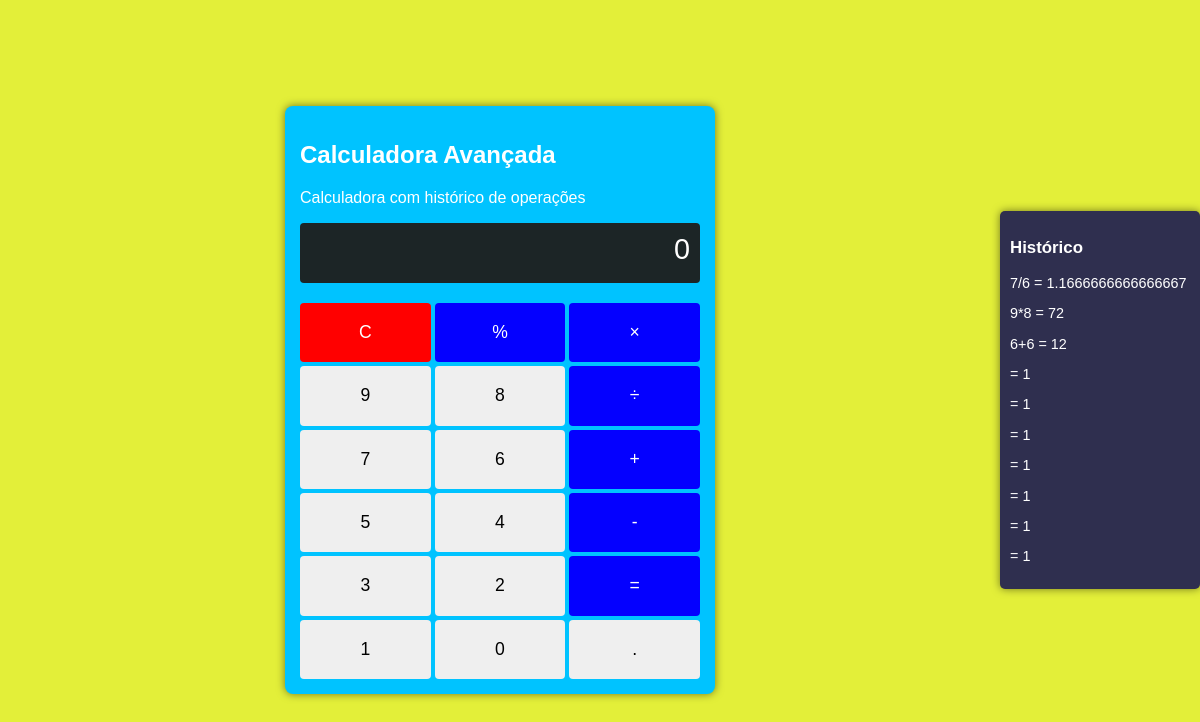
The app's page /calculator/ (signed in) with its own data.
### calculator_app/models.py (models this page shows, shortened)
class Operation(models.Model):
    user = models.ForeignKey(User, on_delete=models.CASCADE)
    parametros = models.CharField(max_length=200, default="")
    resultado = models.CharField(max_length=200, default="0")
    dt_inclusao = models.DateTimeField(auto_now_add=True)

### calculator_app/views.py (the view, shortened to what this page needs)
# urls.py: path('calculator/', views.calculator, name='calculator'),
@login_required
def calculator(request):
    history = Operation.objects.filter(user=request.user).order_by('-dt_inclusao')[:10]
    resultado = None
    return render(request, "calculator.html", {"resultado": resultado, "history": history})

### calculator_app/templates/calculator.html (shortened to what this page needs)
<!DOCTYPE html>
<html>
  <head>
    {% load static %}
    <link rel="stylesheet" href="{% static 'css/style.css' %}" />
  </head>
  <body>
    <div class="calculator">
      <h2>Calculadora Avançada</h2>
      <p>Calculadora com histórico de operações</p>
      <div class="display">{{ result|default:"0" }}</div>
      <form method="post">
        <div class="buttons">
          <button type="button" class="clear">C</button>
          <button type="button" class="operator">%</button>
          <button type="button" class="operator">×</button>
          <button type="button">9</button>
          <button type="button">8</button>
          <button type="button" class="operator">÷</button>
          <button type="button">7</button>
          <button type="button">6</button>
          <button type="button" class="operator">+</button>
          <button type="button">5</button>
          <button type="button">4</button>
          <button type="button" class="operator">-</button>
          <button type="button">3</button>
          <button type="button">2</button>
          <button type="submit" class="operator">=</button>
          <button type="button">1</button>
          <button type="button">0</button>
          <button type="button">.</button>
        </div>
      </form>
    </div>
    <div class="history">
      <h3>Histórico</h3>
      {% for op in history %}
      <p>{{ op.parametros }} = {{ op.resultado }}</p>
      {% endfor %}
    </div>
  </body>
</html>

### calculator_app/static/css/style.css (style rules this page uses)
body { background: #e3ef39; color: white; font-family: Arial, sans-serif; margin: 0; padding: 0; height: 100vh; display: flex; justify-content: center; align-items: center; overflow-x: hidden; }
.calculator { width: 90%; max-width: 400px; margin: 10px auto; padding: 15px; background: #00c3ff; border-radius: 8px; box-shadow: 0 0 8px rgba(0, 0, 0, 0.5); }
.display { background: #1c2526; padding: 10px; text-align: right; font-size: 1.8rem; margin-bottom: 20px; border-radius: 4px; overflow: hidden; word-wrap: break-word; min-height: 2.5rem; width: 95%; }
.buttons { display: grid; grid-template-columns: repeat(3, 1fr); gap: 4px; }
button { padding: 1.2rem; font-size: 1.1rem; border: none; cursor: pointer; border-radius: 4px; transition: background 0.2s; }
.operator { background: #0400ff; color: white; }
.clear { background: #ff0000; color: white; }
.history { width: 90%; max-width: 180px; right: 15px; top: 15px; background: #2f2f4f; padding: 10px; border-radius: 5px; box-shadow: 0 0 8px rgba(0, 0, 0, 0.5); font-size: 0.9rem; }

### records on screen
Operation: parametros "7/6", resultado "1.1666666666666667"
Operation: parametros "9*8", resultado "72"
Operation: parametros "6+6", resultado "12"
Operation: resultado "1"
Operation: resultado "1"
Operation: resultado "1"
Operation: resultado "1"
Operation: resultado "1"
Operation: resultado "1"
Operation: resultado "1"

### other values on screen
{{ result|default:"0" }} "0"
